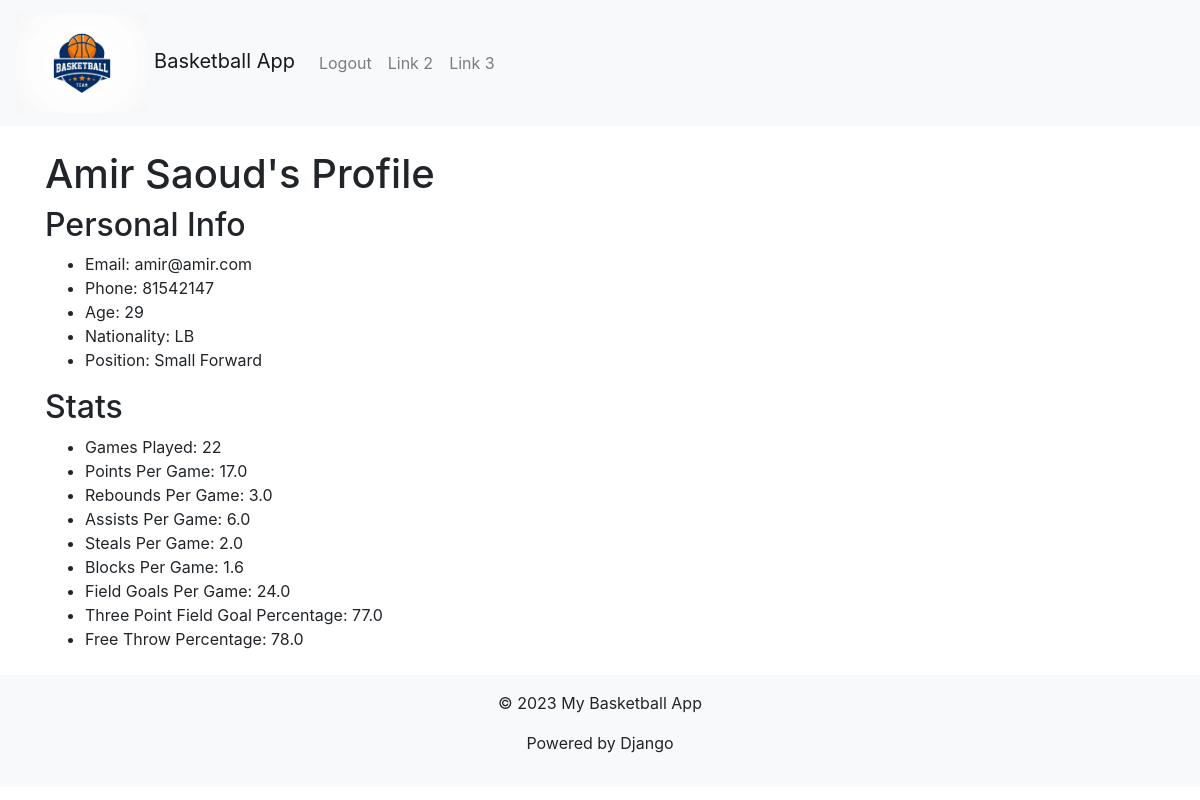
/playerstats/playerprofile/2/ (signed in), run on the app's committed database.
### basketballapp430/models.py (models this page shows, shortened)
class Player(models.Model):
    POINTGUARD = 'PG'
    SHOOTINGGUARD = 'SG'
    SMALLFORWARD = 'SF'
    POWERFORWARD = 'PF'
    CENTER = 'C'
    POSITION_CHOICES = [
        (POINTGUARD, 'Point Guard'),
        (SHOOTINGGUARD, 'Shooting Guard'),
        (SMALLFORWARD, 'Small Forward'),
        (POWERFORWARD, 'Power Forward'),
        (CENTER, 'Center')
    ]
    name = models.CharField(max_length=200)
    email = models.EmailField(max_length=255, default = '')
    phone = models.CharField(max_length=20)
    age = models.IntegerField()
    nationality = CountryField()
    position = models.CharField(max_length=2, choices=POSITION_CHOICES)
    games_played = models.IntegerField(default=0)
    points_per_game = models.FloatField(default=0)
    rebounds_per_game = models.FloatField(default=0)
    assists_per_game = models.FloatField(default=0)
    steals_per_game = models.FloatField(default=0)
    blocks_per_game = models.FloatField(default=0)
    fieldgoals_per_game = models.FloatField(default=0)
    three_point_field_goal_percentage = models.FloatField(default=0)
    free_throw_percentage = models.FloatField(default=0)

### basketballapp430/views.py (the view)
# urls.py: path('playerstats/playerprofile/<str:pk>/', views.playerProfile, name = 'player-profile'),
@login_required(login_url='login')
def playerProfile(request, pk):
    player = Player.objects.get(id=pk)
    context = {'player': player}
    return render(request, 'playerprofile.html', context)

### basketballapp430/templates/playerprofile.html (shortened to what this page needs)
{% extends "main.html" %}
{% block content %}
<head>
</head>
<body>
	<h1>{{ player.name }}'s Profile</h1>
	<h2>Personal Info</h2>
	<ul>
		<li>Email: {{ player.email }}</li>
		<li>Phone: {{ player.phone }}</li>
		<li>Age: {{ player.age }}</li>
		<li>Nationality: {{ player.nationality }}</li>
		<li>Position: {{ player.get_position_display }}</li>
	</ul>
	<h2>Stats</h2>
	<ul>
		<li>Games Played: {{ player.games_played }}</li>
		<li>Points Per Game: {{ player.points_per_game }}</li>
		<li>Rebounds Per Game: {{ player.rebounds_per_game }}</li>
		<li>Assists Per Game: {{ player.assists_per_game }}</li>
		<li>Steals Per Game: {{ player.steals_per_game }}</li>
		<li>Blocks Per Game: {{ player.blocks_per_game }}</li>
		<li>Field Goals Per Game: {{ player.fieldgoals_per_game }}</li>
		<li>Three Point Field Goal Percentage: {{ player.three_point_field_goal_percentage }}</li>
		<li>Free Throw Percentage: {{ player.free_throw_percentage }}</li>
	</ul>
</body>
{% endblock %}

### data on the page
Player: name "Amir Saoud", email "amir@amir.com", phone "81542147", age "29", nationality "LB", position "Small Forward", games_played "22", points_per_game "17.0", rebounds_per_game "3.0", assists_per_game "6.0", steals_per_game "2.0", blocks_per_game "1.6", fieldgoals_per_game "24.0", three_point_field_goal_percentage "77.0", free_throw_percentage "78.0"
